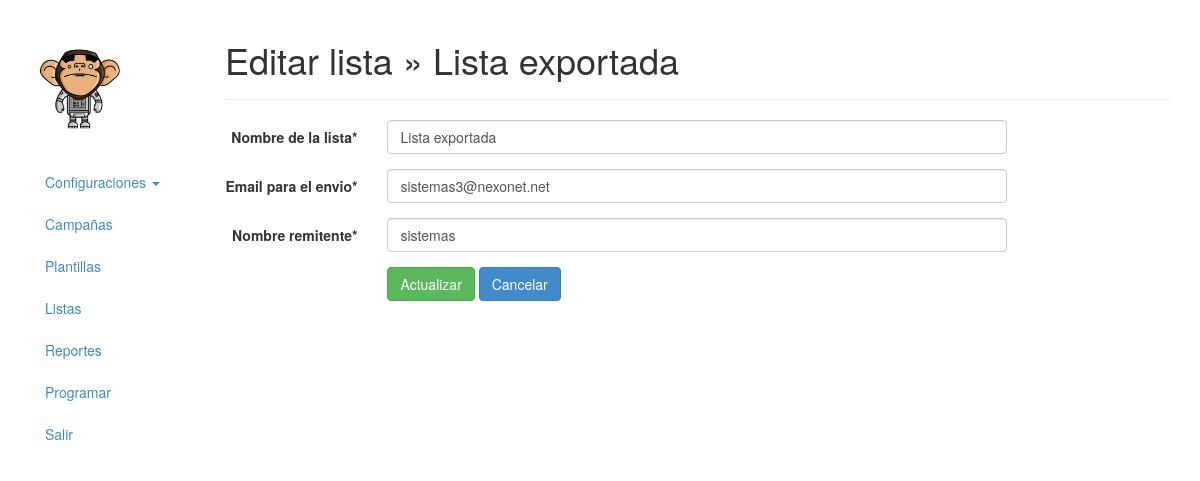
/list/update/19/ (signed in), run on the app's committed database.
### apps/mail/models/List.py (models this page shows, shortened)
class List(models.Model):
    STATUS_ACTIVE = 1
    STATUS_INACTIVE = 0
    CHOICE_STATUS = (
        (STATUS_INACTIVE,'inactivo'),
        (STATUS_ACTIVE,'activo')
    )
    name = models.CharField(
        max_length=45,
        verbose_name='Nombre de la lista',
    )
    email = models.EmailField(
        verbose_name='Email para el envio',
    )
    sender = models.CharField(
        max_length=45,
        verbose_name='Nombre remitente',
    )
    status = models.SmallIntegerField(
        choices=CHOICE_STATUS,
        default=STATUS_ACTIVE
    )
    created = models.DateTimeField(
        auto_now_add=True,
        editable=False
    )
    modified = models.DateTimeField(
        editable=False,
        auto_now=True
    )
    class Meta:
        app_label = 'mail'

### apps/mail/views/List.py (the view)
class ListUpdateView(LoginRequiredMixin, UpdateView):
    model = List
    success_url = reverse_lazy('list_view')
    form_class = ListCreateForm
    template_name = 'list/edit.html'

### apps/mail/forms/List.py
class ListCreateForm(ModelForm):
    def __init__(self, *args, **kwargs):
        self.helper = FormHelper()
        self.helper.form_show_errors = True
        self.helper.form_tag = False
        self.helper.form_class = 'form-horizontal'
        self.helper.label_class = 'col-lg-2'
        self.helper.field_class = 'col-lg-8'
        super(ListCreateForm, self).__init__(*args, **kwargs)
    class Meta:
        exclude = ['status']
        model = List

### apps/mail/templates/list/edit.html (shortened to what this page needs)
{% extends 'base.html' %}
{% load crispy_forms_tags %}
{% block content %}
    <div class="page-header">
        <h1 class="header-title">Editar lista &raquo {{ list.name }}</h1>
    </div>
    <form method="post" action="" class="form-horizontal">
        {% crispy form %}
        <div class="form-group">
            <div class="col-sm-offset-2 col-sm-10">
                <input type="submit" class="btn btn-success" value="Actualizar" />
                <a class="btn btn-primary" href="{% url "list_view" %}">Cancelar</a>
            </div>
        </div>
    </form>
{% endblock content %}

### data on the page
List: name "Lista exportada", email "sistemas3@nexonet.net", sender "sistemas"
